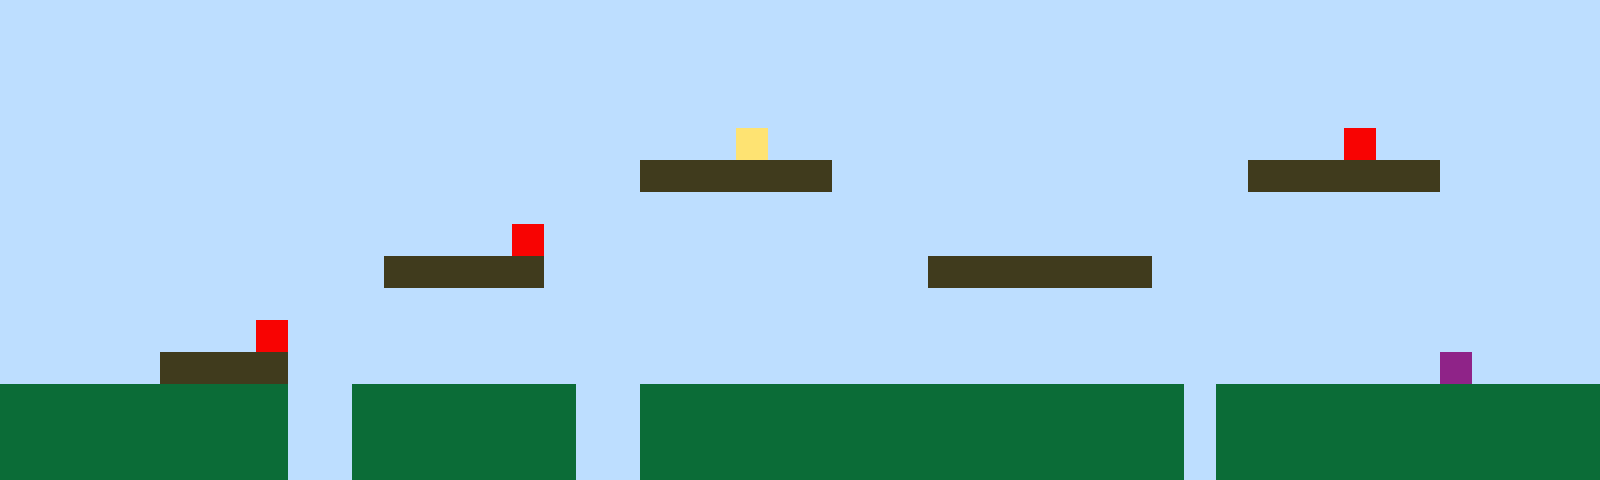

Rendered tile map (Tiled .tmx) drawn with the repository's tilesets; below, a short description and the full map source, tile grids included:
An orthogonal 50x15 tile map with 32x32 px tiles, 1 tile layer (Tile Layer 1).

<map version="1.10" tiledversion="1.11.2" orientation="orthogonal" renderorder="right-up" width="50" height="15" tilewidth="32" tileheight="32" infinite="0" nextlayerid="2" nextobjectid="1"><editorsettings><export target="map1.csv" format="csv" /></editorsettings><tileset firstgid="1" name="sprites" tilewidth="32" tileheight="32" tilecount="6" columns="3"><image source="sprites.png" width="96" height="64" /></tileset><layer id="1" name="Tile Layer 1" width="50" height="15"><data encoding="csv">1,1,1,1,1,1,1,1,1,1,1,1,1,1,1,1,1,1,1,1,1,1,1,1,1,1,1,1,1,1,1,1,1,1,1,1,1,1,1,1,1,1,1,1,1,1,1,1,1,1,1,1,1,1,1,1,1,1,1,1,1,1,1,1,1,1,1,1,1,1,1,1,1,1,1,1,1,1,1,1,1,1,1,1,1,1,1,1,1,1,1,1,1,1,1,1,1,1,1,1,1,1,1,1,1,1,1,1,1,1,1,1,1,1,1,1,1,1,1,1,1,1,1,1,1,1,1,1,1,1,1,1,1,1,1,1,1,1,1,1,1,1,1,1,1,1,1,1,1,1,1,1,1,1,1,1,1,1,1,1,1,1,1,1,1,1,1,1,1,1,1,1,1,1,1,1,1,1,1,1,1,1,1,1,1,1,1,1,1,1,1,1,1,1,1,1,1,1,1,1,1,1,1,1,1,1,1,1,1,1,1,1,1,1,1,1,1,1,1,1,1,1,1,4,1,1,1,1,1,1,1,1,1,1,1,1,1,1,1,1,1,1,5,1,1,1,1,1,1,1,1,1,1,1,1,1,1,1,1,1,1,1,1,1,1,1,1,1,1,1,3,3,3,3,3,3,1,1,1,1,1,1,1,1,1,1,1,1,1,3,3,3,3,3,3,1,1,1,1,1,1,1,1,1,1,1,1,1,1,1,1,1,1,1,1,1,1,1,1,1,1,1,1,1,1,1,1,1,1,1,1,1,1,1,1,1,1,1,1,1,1,1,1,1,1,1,1,1,1,1,1,1,1,1,1,1,1,1,1,1,1,1,1,1,1,1,5,1,1,1,1,1,1,1,1,1,1,1,1,1,1,1,1,1,1,1,1,1,1,1,1,1,1,1,1,1,1,1,1,1,1,1,1,1,1,1,1,1,1,1,1,1,3,3,3,3,3,1,1,1,1,1,1,1,1,1,1,1,1,3,3,3,3,3,3,3,1,1,1,1,1,1,1,1,1,1,1,1,1,1,1,1,1,1,1,1,1,1,1,1,1,1,1,1,1,1,1,1,1,1,1,1,1,1,1,1,1,1,1,1,1,1,1,1,1,1,1,1,1,1,1,1,1,1,1,1,1,1,1,1,1,1,1,1,1,1,1,1,5,1,1,1,1,1,1,1,1,1,1,1,1,1,1,1,1,1,1,1,1,1,1,1,1,1,1,1,1,1,1,1,1,1,1,1,1,1,1,1,1,1,1,1,1,1,1,3,3,3,3,1,1,1,1,1,1,1,1,1,1,1,1,1,1,1,1,1,1,1,1,1,1,1,1,1,1,1,1,1,1,1,1,1,1,1,1,6,1,1,1,1,2,2,2,2,2,2,2,2,2,1,1,2,2,2,2,2,2,2,1,1,2,2,2,2,2,2,2,2,2,2,2,2,2,2,2,2,2,1,2,2,2,2,2,2,2,2,2,2,2,2,2,2,2,2,2,2,2,2,2,1,1,2,2,2,2,2,2,2,1,1,2,2,2,2,2,2,2,2,2,2,2,2,2,2,2,2,2,1,2,2,2,2,2,2,2,2,2,2,2,2,2,2,2,2,2,2,2,2,2,1,1,2,2,2,2,2,2,2,1,1,2,2,2,2,2,2,2,2,2,2,2,2,2,2,2,2,2,1,2,2,2,2,2,2,2,2,2,2,2,2</data></layer></map>
